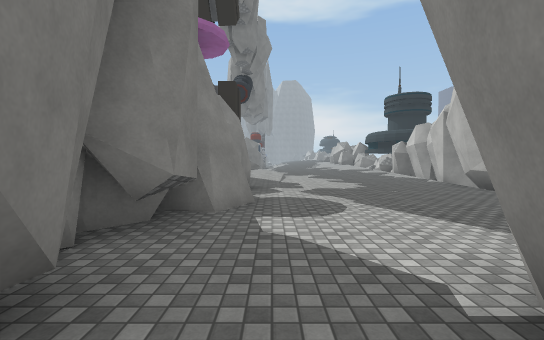
[1] (above)

22 first-person views from a walk through a 3-D level made in the Unity game engine. The camera is 1.5 m above the floor, tilts 2° down and sees 90° across. The floor is counted in squares, 2 m on a side. Each view is taken from the middle of a square. On the plan, view 1 faces up. The plan holds only what a view shows up to about 10 squares ahead; the rest is blank. The place goes on beyond the plan. The player is left out. Some surface patterns are stand-ins.

[2]
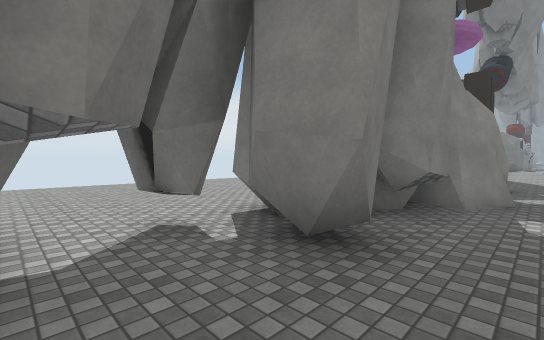

[3]
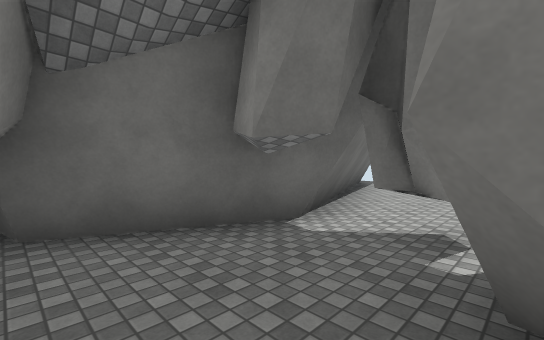

[4]
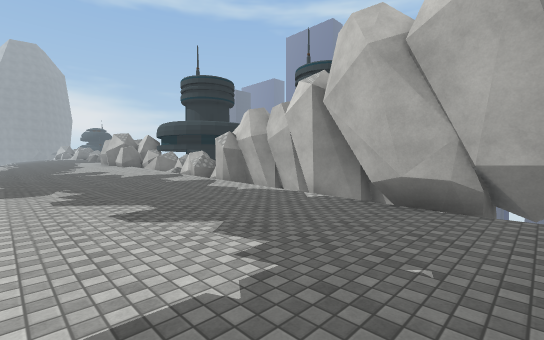

[5]
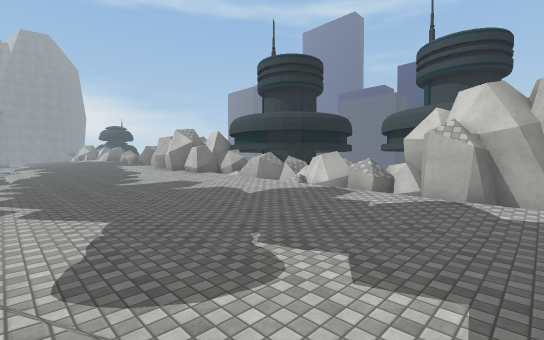

[6]
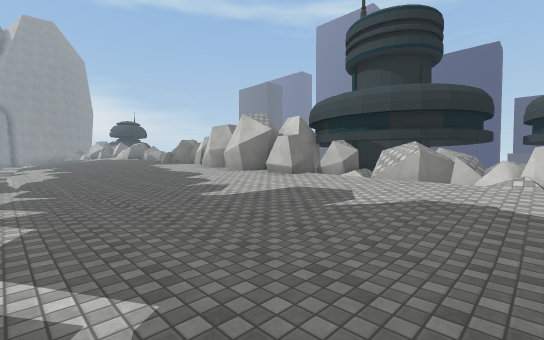

[7]
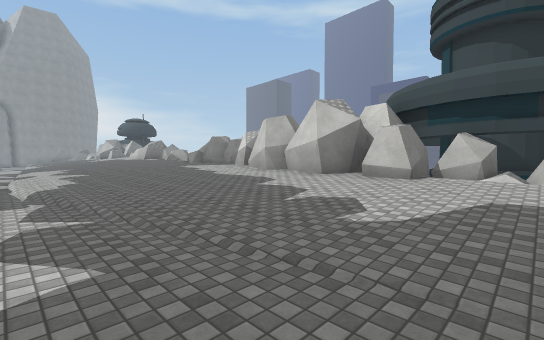

[8]
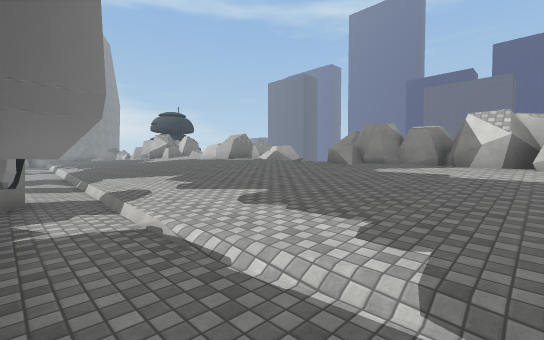

[9]
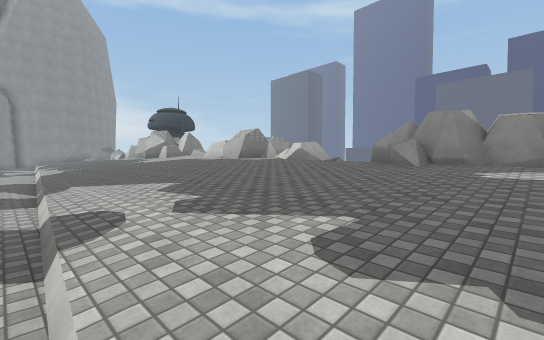

[10]
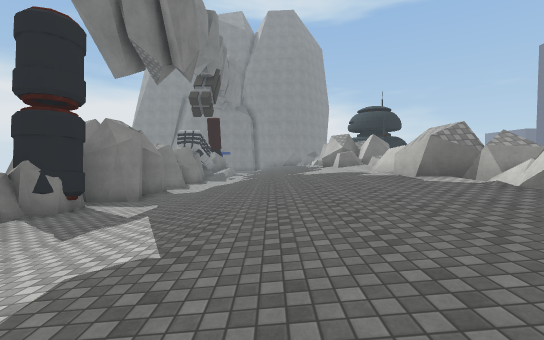

[11]
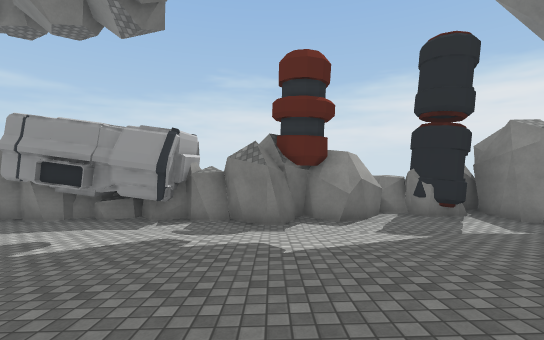

[12]
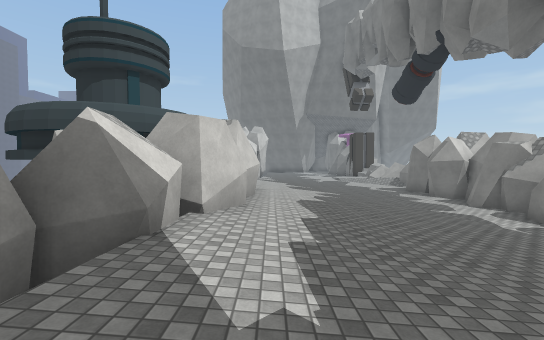

[13]
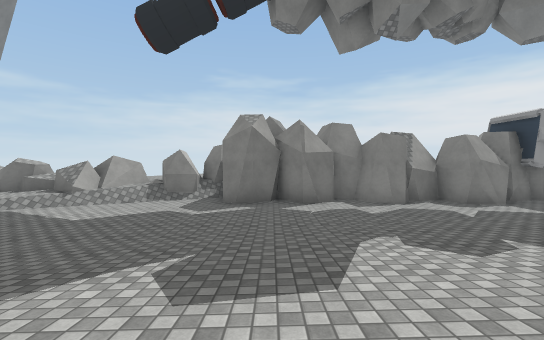

[14]
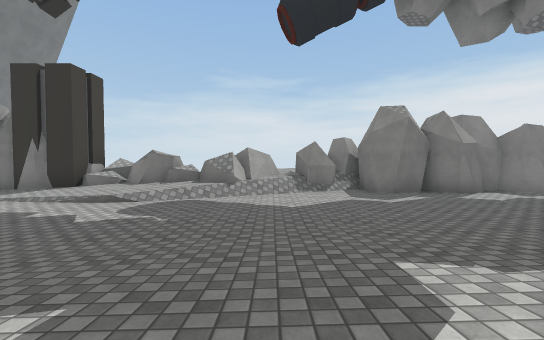

[15]
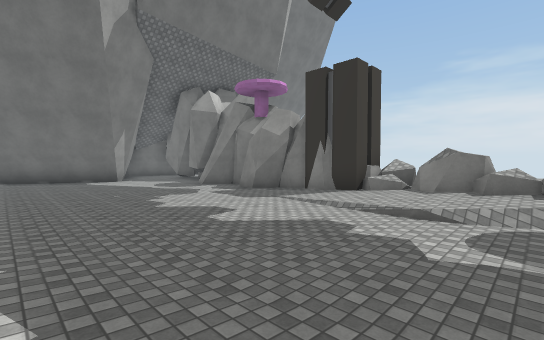

[16]
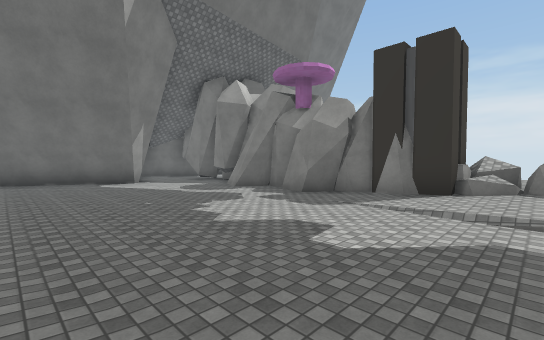

[17]
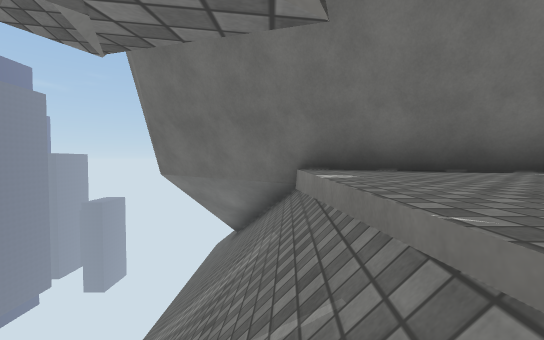

[18]
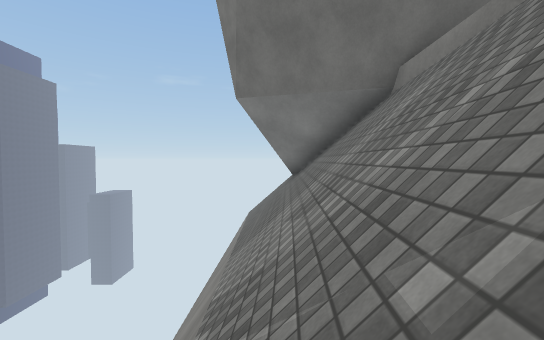

[19]
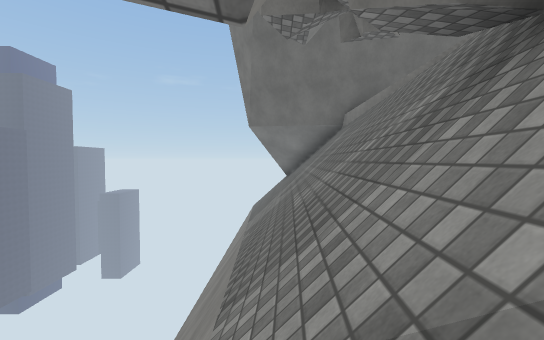

[20]
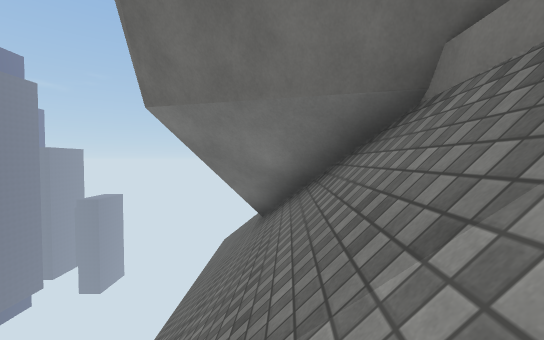

[21]
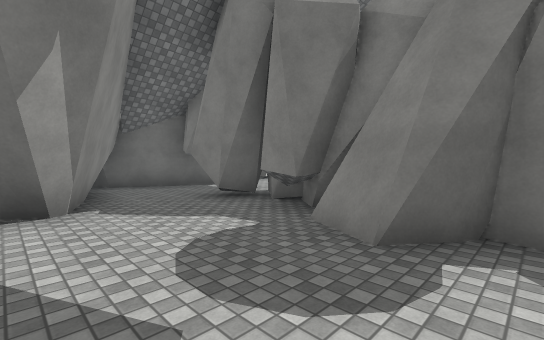

[22]
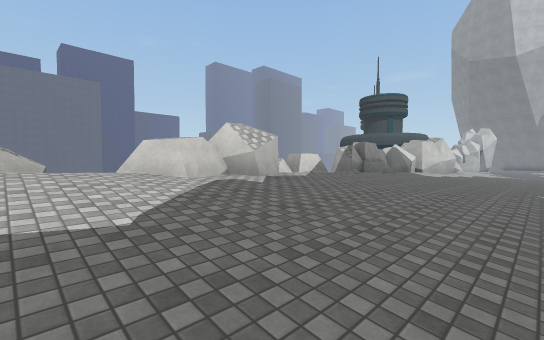

### Floor plan
Key: @ floor where view 1 was taken; # wall or solid block; x gap in a wall; . main floor; : floor 0.5 m higher than the main floor; + floor 0.75 m higher than the main floor; * floor 1.25 m higher than the main floor; % floor 1.5 m higher than the main floor; / step, stairs or slope; = window, fence, low wall or low ledge; ^ raised ledge; v drop or lower ground; O other object.
Columns run from 9 left of view 1 to 10 right of it. Each row starts with its distance up from view 1.
 41         #.:++*%%x
 40         ../++*%%v
 39       ###./++*%%#=
 38       ##..:++*%%#
 37       ##..:++*%##
 36       ##..:++*%%##
 35        #..:++*%%^
 34        #..:++**%x
 33        ##.:++**%
 32        ##.:+++*%#
 31        #..:+++*^#
 30        ##.:+++**#
 29        ##.:++++*#
 28        ##.::+++##
 27        #...:+++##
 26        ##..:+++#
 25        ##..::++#
 24        #...::++#
 23        ##...:++###
 22        #....::+## OO
 21        ##...::+/x O
 20        #.....:+/#OOO
 19       ###....::/##
 18       ##.....::/=
 17        #......:/#
 16       ==/.....:/#
 15       ===.....:^^
 14        =#/...../#
 13        #::.....##
 12       +#::...../#
 11       ==:....../
 10       ##......./#
  9        #......./#/
  8        ##......##/
  7         #......##/v
  6         #......///v
  5  ..     #......///v
  4  ...   ##......///vv
  3   .... ##......///vv
  2 ......##.......///vv
  1 ......###.####.///vv
  0 ......#..@#  ##///vv
 -1 .....###..#   ##//vv
 -2   .########    #//vv
 -3  ###     #     ##/vv
 -4                 #/v
 -5                 #/v
 -6                  /v
 -7                  //
 -8                  //

Positions as (right, up) in squares from view 1, and headings:
1: (0, 0), facing up
2: (0, -1), facing up-left
3: (0, 1), facing down-left
4: (1, 6), facing up-right
5: (0, 12), facing up-right
6: (0, 17), facing up-right
7: (0, 20), facing up-right
8: (-1, 27), facing up-right
9: (0, 29), facing up-right
10: (3, 31), facing up
11: (5, 33), facing left
12: (5, 31), facing down
13: (6, 20), facing left
14: (6, 16), facing left
15: (5, 14), facing down-left
16: (5, 12), facing down-left
17: (6, 5), facing down
18: (8, 5), facing down
19: (8, 9), facing down
20: (7, 2), facing down
21: (2, 6), facing down-left
22: (2, 41), facing down-right
